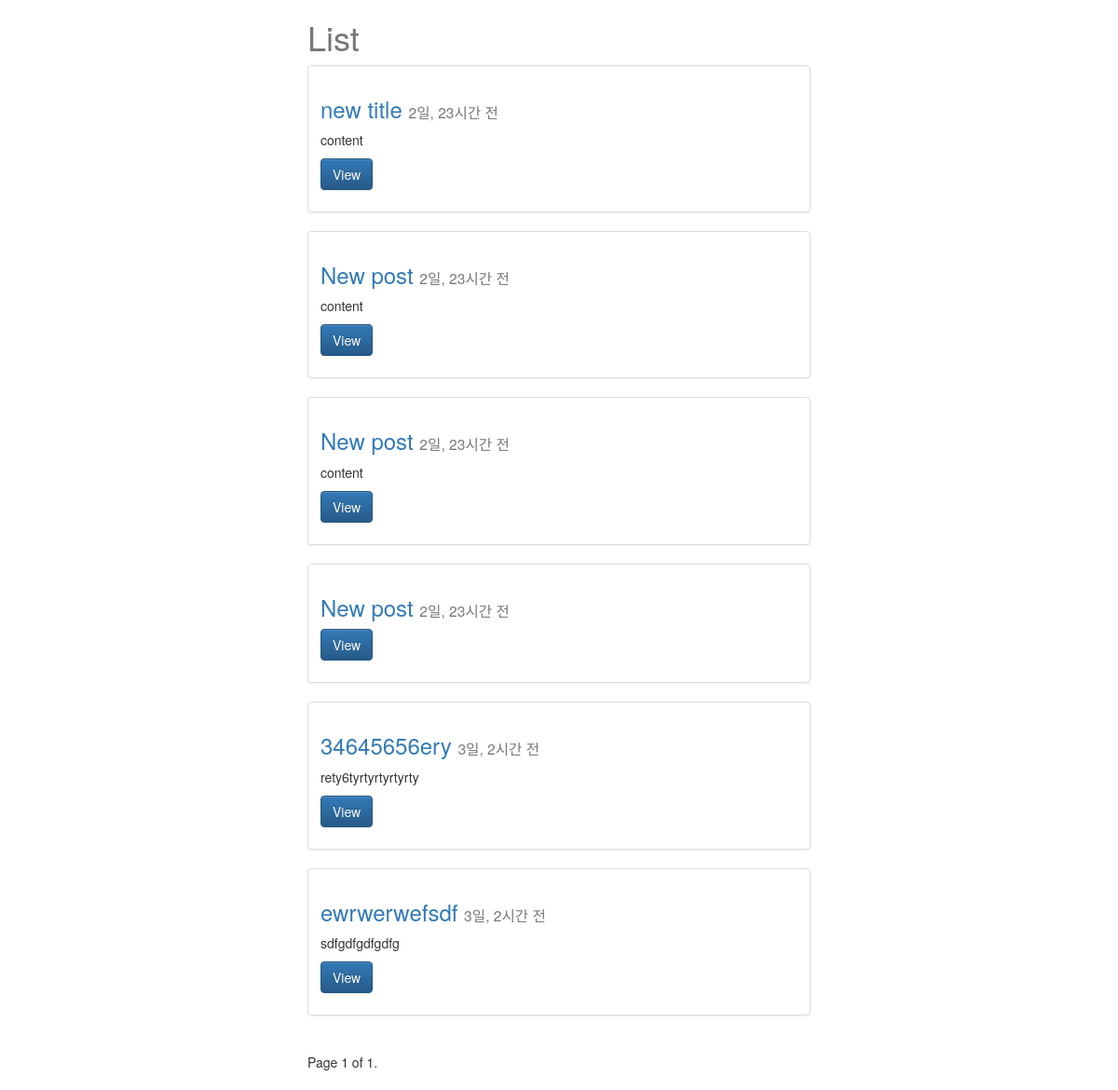
The page /posts/ on the database as committed earlier.
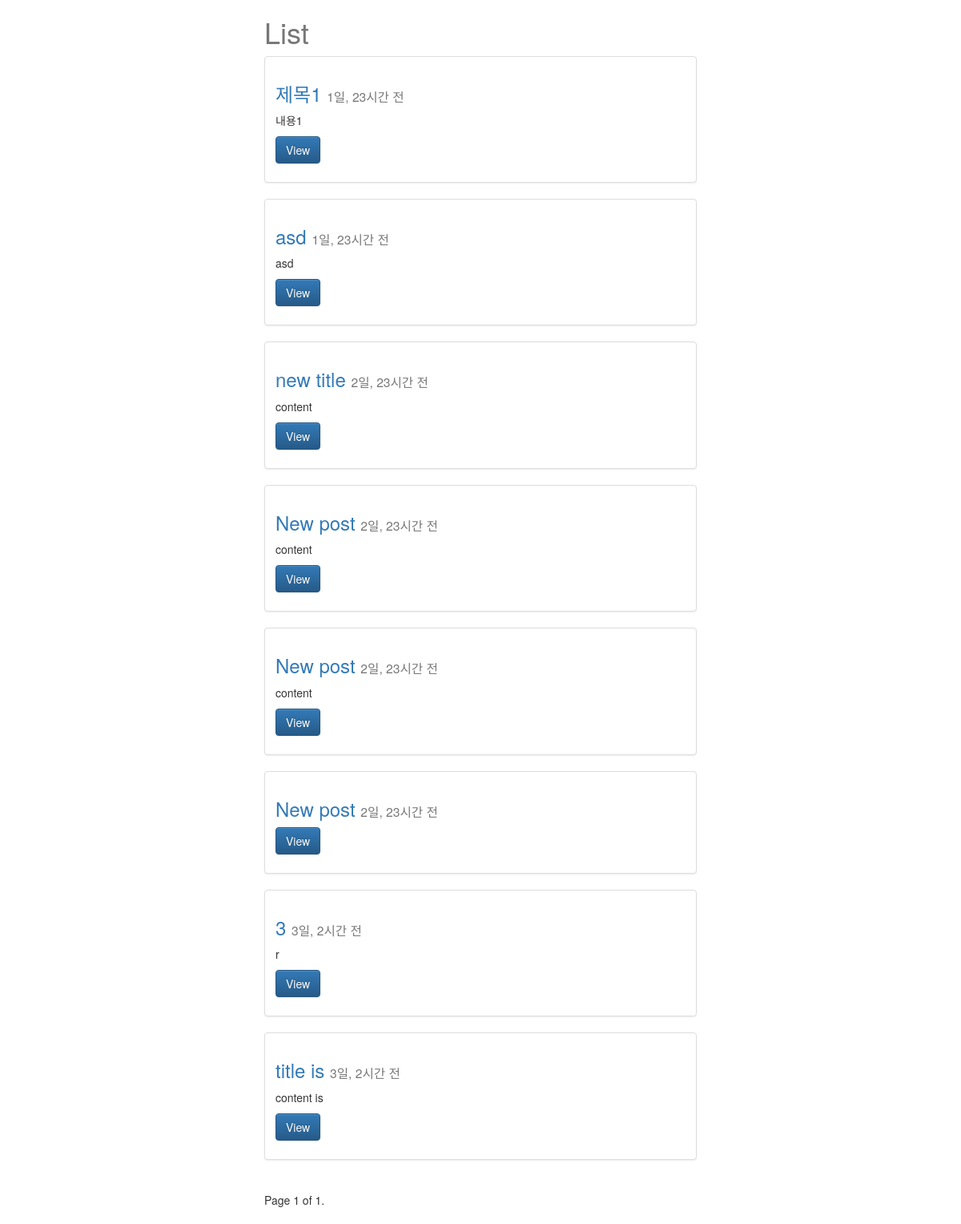
The same page on the database as committed later.
### posts/models.py (models this page shows, shortened)
class Post(models.Model):
    title = models.CharField(max_length=120)
    image = models.ImageField(upload_to=upload_location,
            null=True,
            blank=True,
            width_field="width_field",
            height_field="height_field")
    height_field = models.IntegerField(default=0)
    width_field = models.IntegerField(default=0)
    content = models.TextField()
    updated = models.DateTimeField(auto_now=True, auto_now_add=False)
    timestamp = models.DateTimeField(auto_now=False,auto_now_add=True)
    def get_absolute_url(self):
        return reverse("posts:detail", kwargs={"id": self.id})
    class Meta:
        ordering = ["-timestamp", "-updated"]

### posts/views.py (the view)
def post_list(request):
    queryset_list = Post.objects.all()  # .order_by("-timestamp")
    paginator = Paginator(queryset_list, 10)  # Show 25 contacts per page
    page_request_var = "page"
    page = request.GET.get(page_request_var)
    try:
        queryset = paginator.page(page)
    except PageNotAnInteger:
        queryset = paginator.page(1)
    except EmptyPage:
        queryset = paginator.page(paginator.num_pages)
    context={
            "object_list": queryset,
            "title": "List",
            "page_request_var": page_request_var
    }
    return render(request, "post_list.html", context)

### templates/post_list.html (shortened to what this page needs)
{% extends "base.html" %}
{% block content %}
<div class='col-sm-6 col-sm-offset-3'>
    <h1>{{ title }}</h1>
{% for obj in object_list %}
<div class="row">
  <div class="col-sm-12">
    <div class="thumbnail">
      <div class="caption">
        <h3><a href='{{ obj.get_absolute_url }}'>{{ obj.title }}</a> <small>{{ obj.timestamp|timesince }} 전</small></h3>
        <p>{{ obj.content|linebreaks|truncatechars:120 }}</p>
        <p><a href="{{ obj.get_absolute_url }}" class="btn btn-primary" role="button">View</a></p>
      </div>
    </div>
  </div>
</div>
{% endfor %}
<div class="pagination">
    <span class="step-links">
        <span class="current">
            Page {{ object_list.number }} of {{ object_list.paginator.num_pages }}.
        </span>
    </span>
</div>
</div>
{% endblock content %}

### templates/base.html (shortened to what this page needs)
{% load staticfiles %}
<html>
<head>
<link rel="stylesheet" href="https://maxcdn.bootstrapcdn.com/bootstrap/3.3.6/css/bootstrap.min.css">
<link rel="stylesheet" href="https://maxcdn.bootstrapcdn.com/bootstrap/3.3.6/css/bootstrap-theme.min.css">
<link rel='stylesheet' href='{% static "css/base.css" %}' />
</head>
<body>
<div class='container'>
{% block content %}{% endblock content %}
</div>
</body>
</html>

### static/css/base.css (style rules this page uses)
h1 { color: #777777; }

Rows that differ between the two databases and show on the page:
added Post: title "제목1", timestamp "1일, 23시간", content "내용1"
added Post: title "asd", timestamp "1일, 23시간", content "asd"
changed Post (number 7 of 8 on the later page): title "34645656ery" → "3"; content "rety6tyrtyrtyrtyrty" → "r"
changed Post: title "ewrwerwefsdf" → "title is"; content "sdfgdfgdfgdfg" → "content is"
